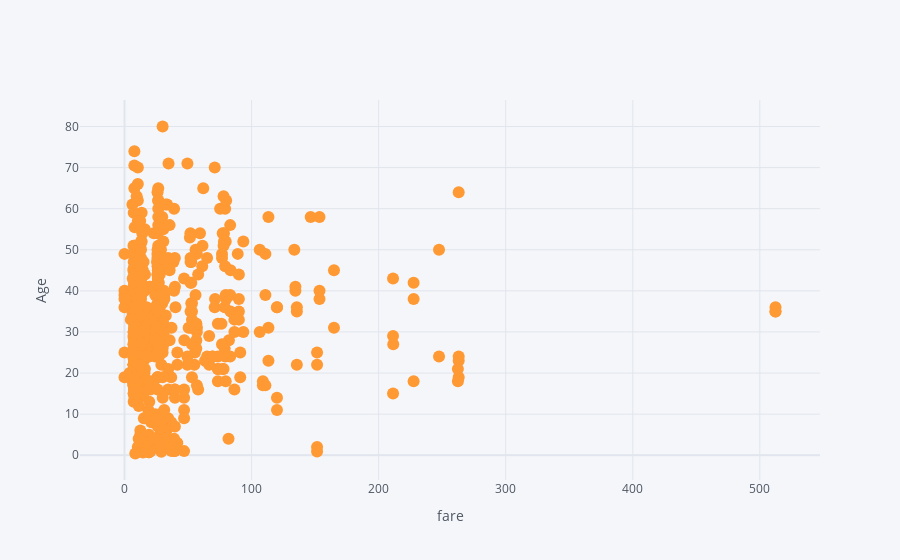

This figure's notebook cell:
### Code cell
df2.iplot(kind="line",x="fare",y="age",mode="markers",xTitle="fare",yTitle="Age")

### Figure 1 — Plotly figure (JSON) as saved in the notebook; plotly's stock layout.template omitted (floating-point values rounded to 4 significant figures; data arrays with more than 128 entries replaced by an {"elided": "..."} marker saying what was removed)
{"data": [{"line": {"color": "rgba(255, 153, 51, 1.0)", "dash": "solid", "shape": "linear", "width": 1.3}, "marker": {"size": 12, "symbol": "circle"}, "mode": "markers", "name": "age", "text": "", "type": "scatter", "x": {"elided": "891 float values"}, "y": {"elided": "891 mixed values"}}], "layout": {"legend": {"bgcolor": "#F5F6F9", "font": {"color": "#4D5663"}}, "paper_bgcolor": "#F5F6F9", "plot_bgcolor": "#F5F6F9", "title": {"font": {"color": "#4D5663"}}, "xaxis": {"gridcolor": "#E1E5ED", "showgrid": true, "tickfont": {"color": "#4D5663"}, "title": {"font": {"color": "#4D5663"}, "text": "fare"}, "zerolinecolor": "#E1E5ED"}, "yaxis": {"gridcolor": "#E1E5ED", "showgrid": true, "tickfont": {"color": "#4D5663"}, "title": {"font": {"color": "#4D5663"}, "text": "Age"}, "zerolinecolor": "#E1E5ED"}}}
